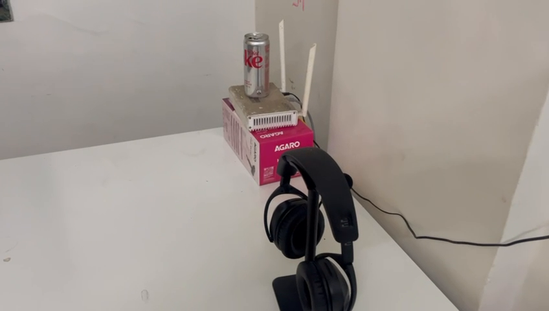
#> input picture data/processed/scene_04/images/frame_00038.png, 549 x 311 px, shrunk from 848 x 480 before the run, found by its file name
$ python make_fig_input_photo.py
#> lines starting #> are read from the running program, lines starting #| are printed output that depends on the picture
"""
Generate the standalone "sample input image" figure (review comment 78):
a single raw smartphone-video frame from scene_06, the same scene used for
the qualitative example in Fig. 5. The photo is the real captured input,
cropped only to trim the excess empty tabletop on the right/bottom that the
raw 16:9 frame happens to include -- all 5 objects and their surrounding
context stay untouched, with a thin frame for visual consistency with the
other figures.
"""
import matplotlib
matplotlib.use("Agg")
import matplotlib.pyplot as plt
import matplotlib.image as mpimg
from matplotlib.patches import Rectangle

PHOTO_PATH = "D:/logicsplat_data/processed/scene_06/images/frame_00038.png"
OUT_PATH = "figures/fig_input_photo.png"
FRAME_COL = "#1E3A5F"

img_full = mpimg.imread(PHOTO_PATH)
#> img_full is the input picture: shape (311, 549, 3) float32; mean R, G, B 0.62, 0.587, 0.563
h0, w0 = img_full.shape[0], img_full.shape[1]
#> h0 = 311; w0 = 549

# Crop out excess empty tabletop/wall: trim ~12% off the left (blank wall
# before the router), ~7% off the right (beyond the pen), and ~12% off the
# bottom (beyond the pen/table edge); keep full top (wall context above
# the router/box).
img = img_full[0:int(h0 * 0.88), int(w0 * 0.12):int(w0 * 0.93)]
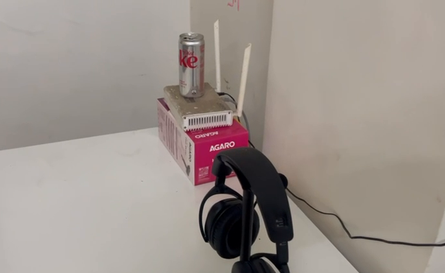
#> img: shape (273, 445, 3) float32; mean R, G, B 0.612, 0.575, 0.55
h, w = img.shape[0], img.shape[1]
#> h = 273; w = 445

FIG_W_IN = 5.15
FIG_H_IN = FIG_W_IN * (h / w)
#> FIG_H_IN = 3.16
fig, ax = plt.subplots(figsize=(FIG_W_IN, FIG_H_IN), dpi=300)
ax.imshow(img, extent=(0, w, 0, h))
ax.set_xlim(0, w)
ax.set_ylim(0, h)
ax.axis("off")
ax.add_patch(Rectangle((0, 0), w, h, fill=False, edgecolor=FRAME_COL,
                        linewidth=1.6, zorder=5))

plt.subplots_adjust(left=0, right=1, top=1, bottom=0)
plt.savefig(OUT_PATH, dpi=300, facecolor="white")
print(f"Saved {OUT_PATH}")

$ run again, with data/processed/scene_04/images/frame_00015.png copied over data/processed/scene_04/images/frame_00038.png
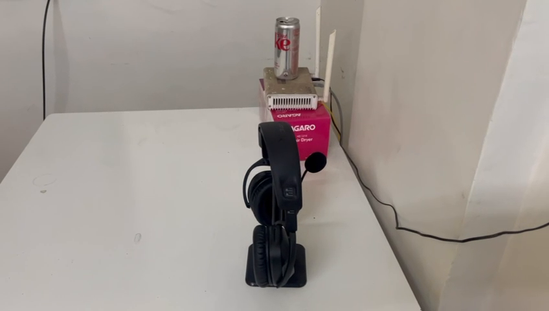
#> input picture data/processed/scene_04/images/frame_00015.png, 549 x 311 px, shrunk from 848 x 480 before the run, found by its file name
#> img_full is the input picture: shape (311, 549, 3) float32; mean R, G, B 0.63, 0.599, 0.575
#> `img = img_full[0:int(h0 * 0.88), int(w0 * 0.12):int(w0 * 0.93)]`:
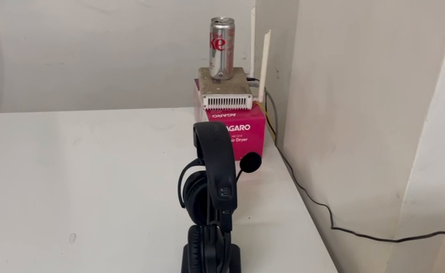
#> img: shape (273, 445, 3) float32; mean R, G, B 0.617, 0.583, 0.559
#> `plt.savefig(OUT_PATH, dpi=300, facecolor="white")`:
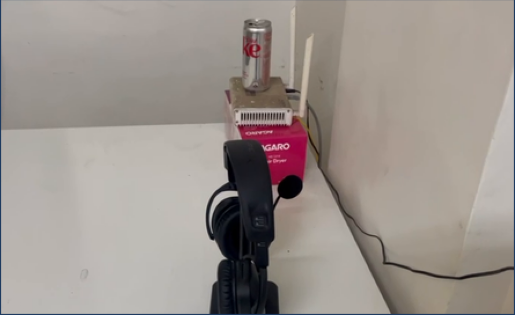
#> figure drawn by matplotlib, 1 panel

$ run again, with data/processed/scene_04/images/frame_00057.png copied over data/processed/scene_04/images/frame_00038.png
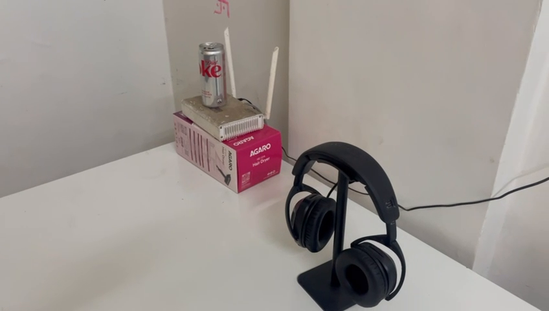
#> input picture data/processed/scene_04/images/frame_00057.png, 549 x 311 px, shrunk from 848 x 480 before the run, found by its file name
#> img_full is the input picture: shape (311, 549, 3) float32; mean R, G, B 0.614, 0.586, 0.569
#> `img = img_full[0:int(h0 * 0.88), int(w0 * 0.12):int(w0 * 0.93)]`:
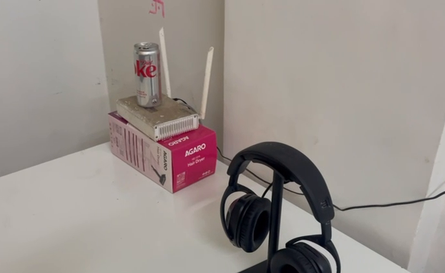
#> img: shape (273, 445, 3) float32; mean R, G, B 0.603, 0.569, 0.551
#> `plt.savefig(OUT_PATH, dpi=300, facecolor="white")`:
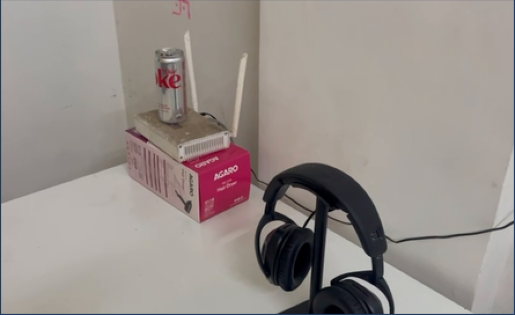
#> figure drawn by matplotlib, 1 panel
